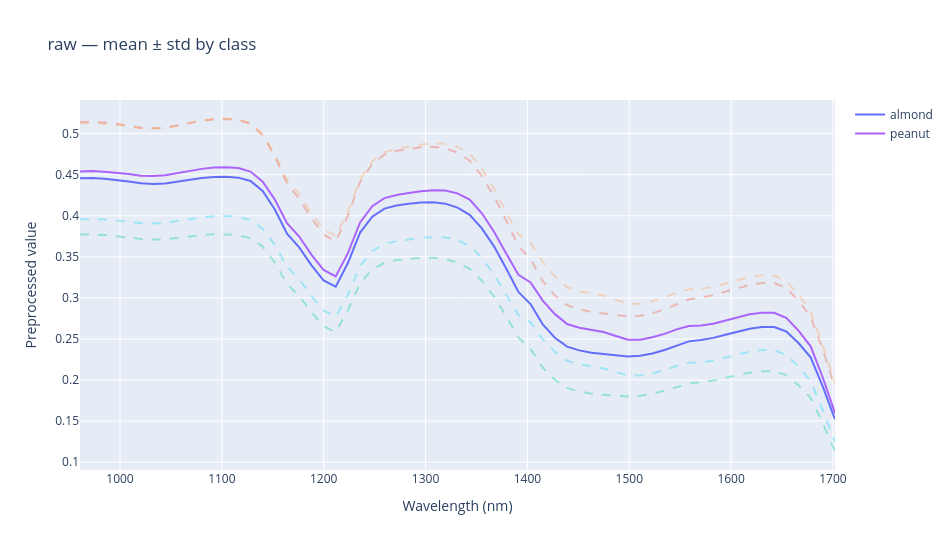
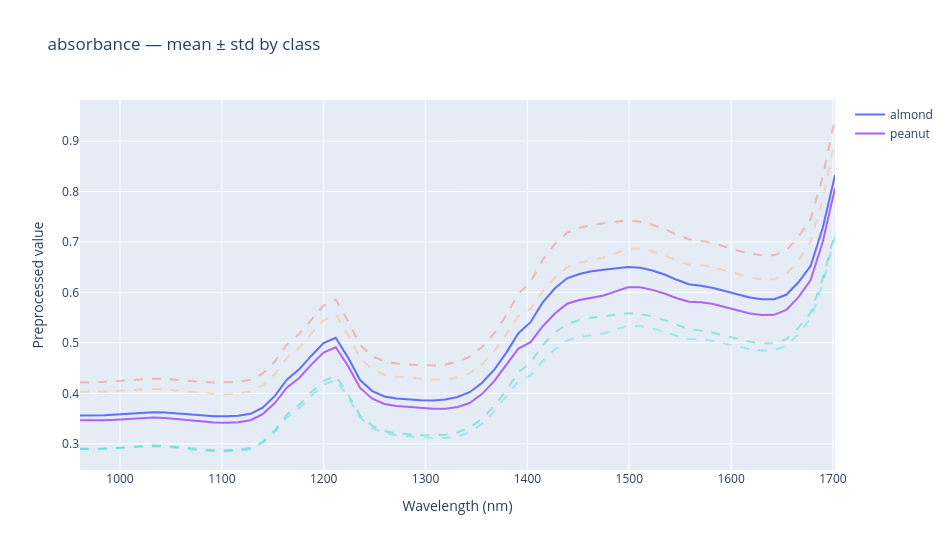
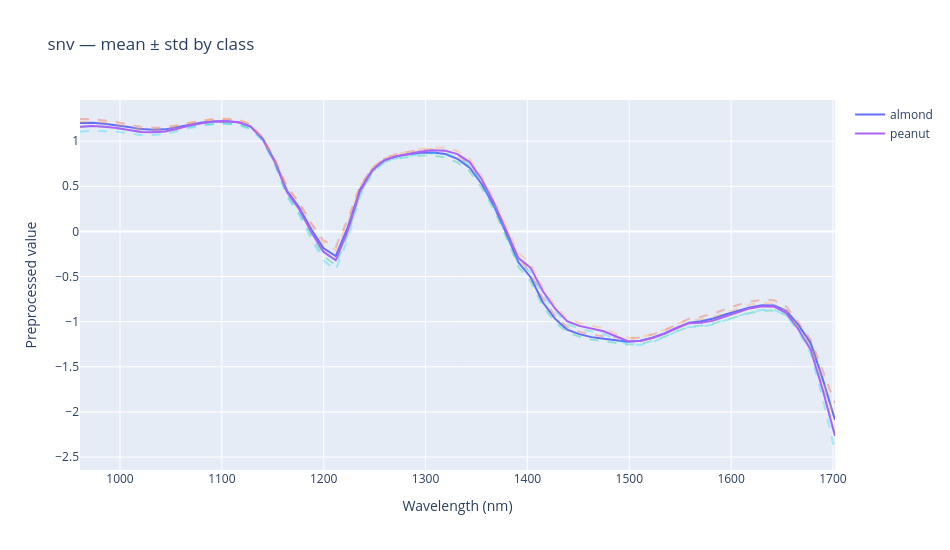
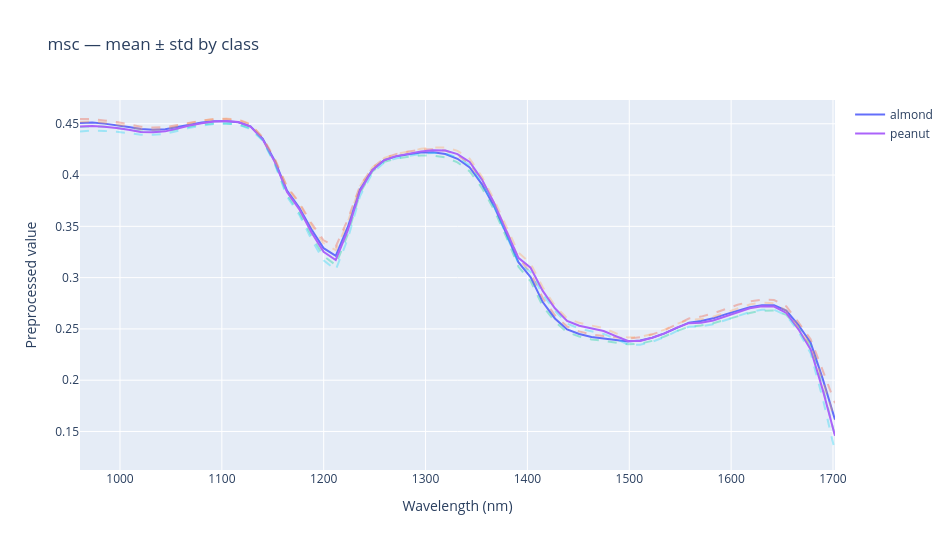

Notebook code cell kept with these figures, in order:
### Code cell
for preprocessing_name, result in preprocessing_results.items():
    Xp = result["X"]

    plot_spectra(
        Xp,
        wavelengths=wavelengths,
        labels=y_object_mean,
        reducer="mean_std",
        title=f"{preprocessing_name} — mean ± std by class",
        y_title="Preprocessed value",
        show=True,
    )
